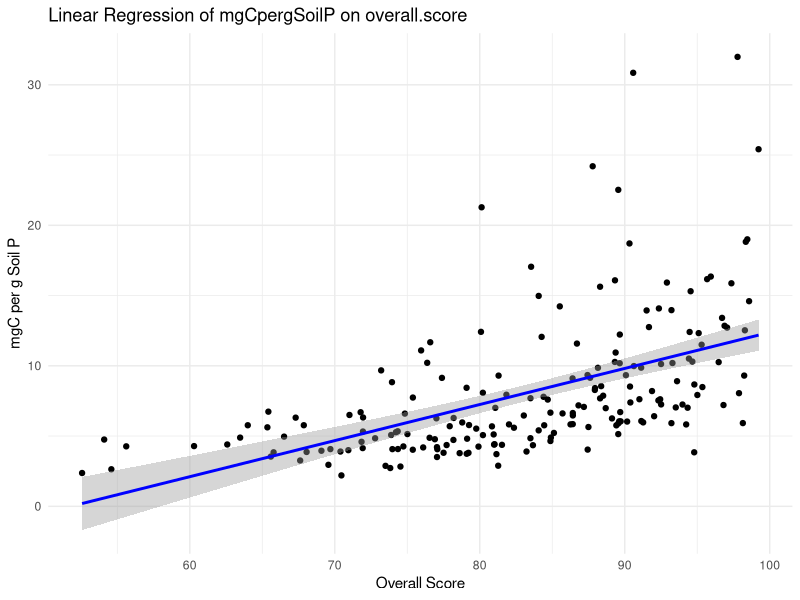
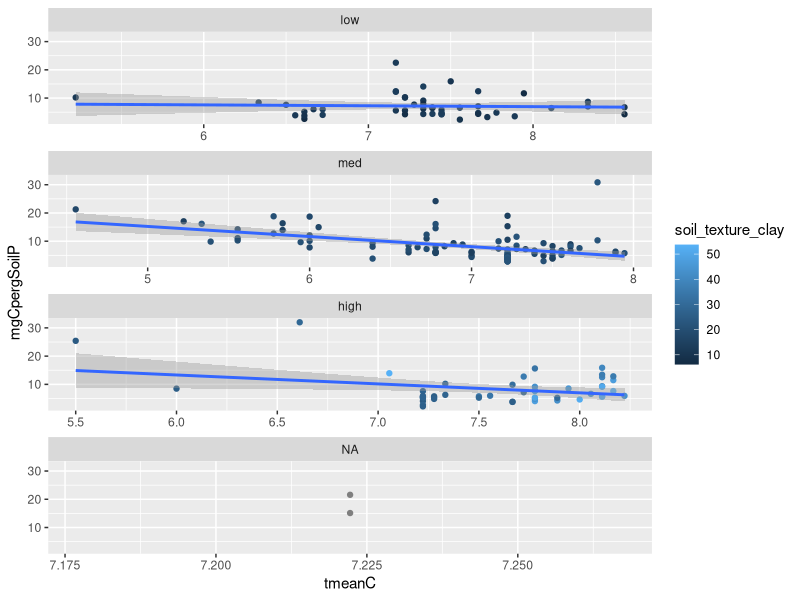
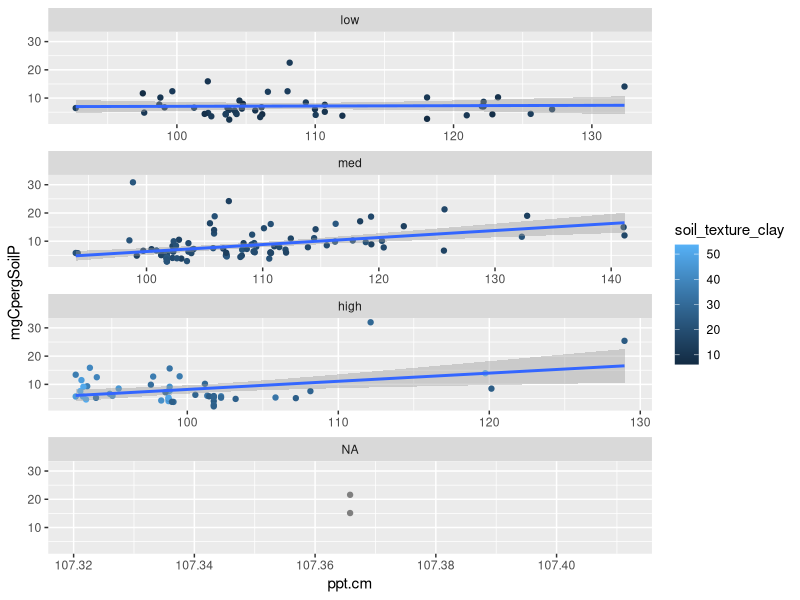
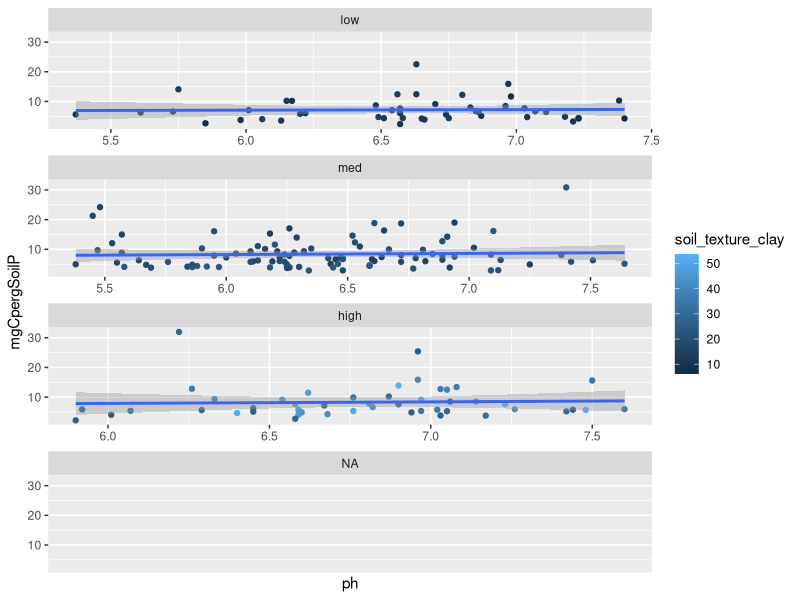
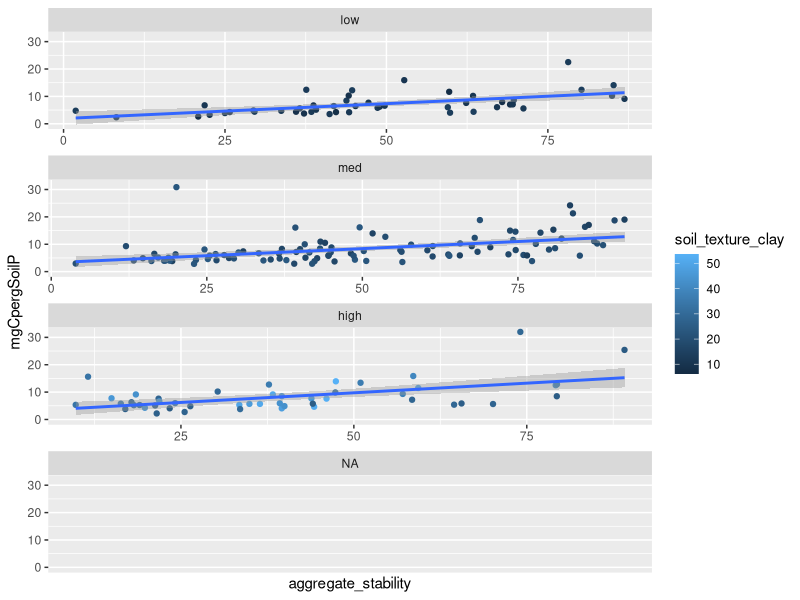
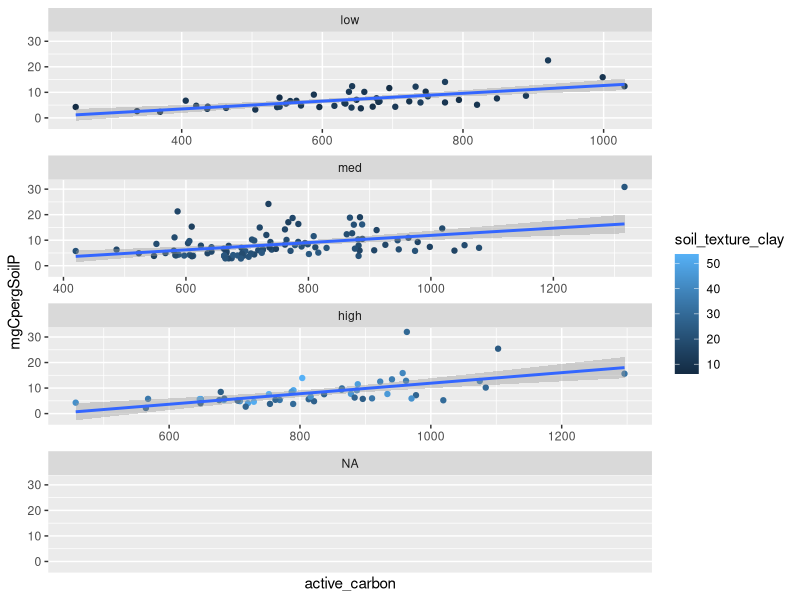
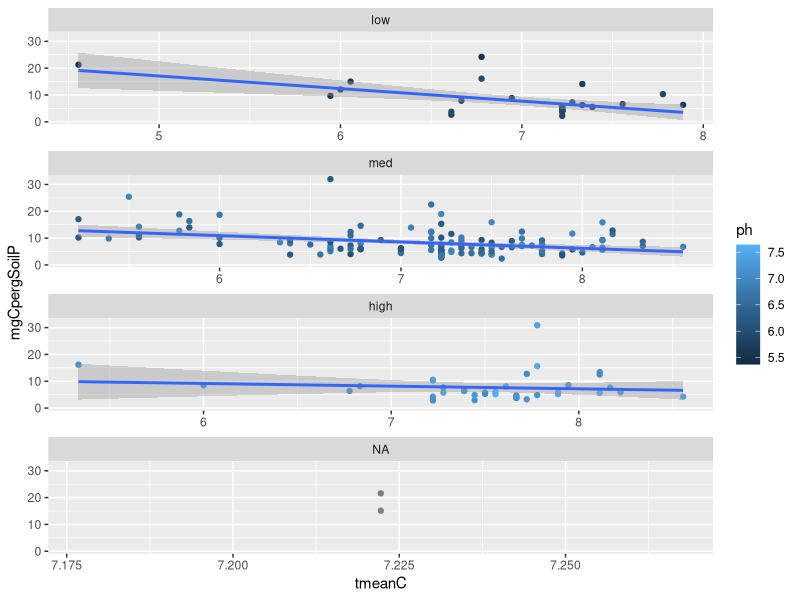
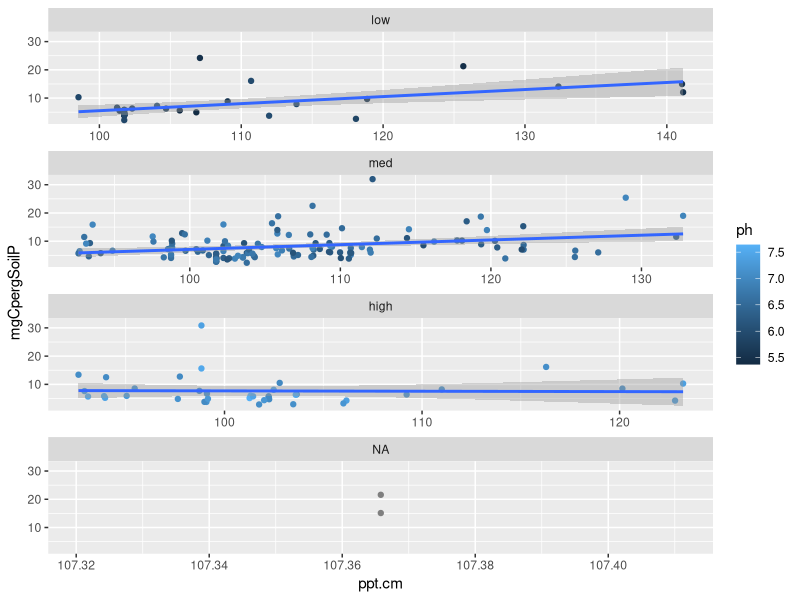

These charts were generated, in order, by the following R code: (Note: this script raises an error after producing the figures.)
#Analyzing data and building linear models with mgPOM as response variable

#setwd("/Users/f003833/Documents/GitHub/FracFarmVT") #caitlin
setwd("C:/Users/F004SPC/Documents/GitHub/FracFarmVT") #erin

#load your libraries
library(tidyverse)
library(ggplot2)
library(dplyr)
library(corrplot)
library(emmeans)
library(nlme)
library(ggeffects)

##call in the analytical data
data <- read.csv("data.csv")
View(data)

#soil heath regression

# Perform linear regression
regression_model <- lm(mgCpergSoilP ~ overall.score, data = data)

# Summarize the regression model
summary(regression_model)

# Create a plot with the regression line
ggplot(data, aes(x = overall.score, y = mgCpergSoilP)) +
  geom_point() +
  geom_smooth(method = "lm", col = "blue") +
  labs(title = "Linear Regression of mgCpergSoilP on overall.score",
       x = "Overall Score",
       y = "mgC per g Soil P") +
  theme_minimal()



#view na for ph: Z1, Z2 are truly NA
missing_ph <- subset(data, is.na(ph) | ph == "")
missing_field_codes <- missing_ph$Field_Code
print(missing_field_codes)

missing_mgCpergSoilP <- subset(data, is.na(mgCpergSoilP) | mgCpergSoilP == "")
missing_field_codes <- missing_mgCpergSoilP$Field_Code
print(missing_field_codes)

#First, graphically explore relationships among independent variables to look for interactions


data <- data %>% 
  mutate(claycategory=cut(soil_texture_clay, breaks=c(-Inf, 14, 24, Inf), labels=c("low","med", "high")))

ggplot(data=data, aes(x=tmeanC, y=mgCpergSoilP, col=soil_texture_clay))+ 
  geom_point()+
  geom_smooth(method=lm)+
  facet_wrap(~ claycategory, ncol=1, scales="free_x")

data <- data %>% 
  mutate(claycategory=cut(soil_texture_clay, breaks=c(-Inf, 14, 24, Inf), labels=c("low","med", "high")))

ggplot(data=data, aes(x=ppt.cm, y=mgCpergSoilP, col=soil_texture_clay))+ 
  geom_point()+
  geom_smooth(method=lm)+
  facet_wrap(~ claycategory, ncol=1, scales="free_x")

data <- data %>% 
  mutate(claycategory=cut(soil_texture_clay, breaks=c(-Inf, 14, 24, Inf), labels=c("low","med", "high")))

ggplot(data=data, aes(x=ph, y=mgCpergSoilP, col=soil_texture_clay))+ 
  geom_point()+
  geom_smooth(method=lm)+
  facet_wrap(~ claycategory, ncol=1, scales="free_x")

data <- data %>% 
  mutate(claycategory=cut(soil_texture_clay, breaks=c(-Inf, 14, 24, Inf), labels=c("low","med", "high")))

ggplot(data=data, aes(x=aggregate_stability, y=mgCpergSoilP, col=soil_texture_clay))+ 
  geom_point()+
  geom_smooth(method=lm)+
  facet_wrap(~ claycategory, ncol=1, scales="free_x")

data <- data %>% 
  mutate(claycategory=cut(soil_texture_clay, breaks=c(-Inf, 14, 24, Inf), labels=c("low","med", "high")))

ggplot(data=data, aes(x=active_carbon, y=mgCpergSoilP, col=soil_texture_clay))+ 
  geom_point()+
  geom_smooth(method=lm)+
  facet_wrap(~ claycategory, ncol=1, scales="free_x")

#more interactions with ph
summary(data$ph)

data <- data %>% 
  mutate(phcategory=cut(ph, breaks=c(-Inf,6,7, Inf), labels=c("low","med","high")))

ggplot(data=data, aes(x=tmeanC, y=mgCpergSoilP, col=ph))+ 
  geom_point()+
  geom_smooth(method=lm)+
  facet_wrap(~ phcategory, ncol=1, scales="free_x")

data <- data %>% 
  mutate(phcategory=cut(ph, breaks=c(-Inf,6,7, Inf), labels=c("low","med","high")))

ggplot(data=data, aes(x=ppt.cm, y=mgCpergSoilP, col=ph))+ 
  geom_point()+
  geom_smooth(method=lm)+
  facet_wrap(~ phcategory, ncol=1, scales="free_x")

data <- data %>% 
  mutate(phcategory=cut(ph, breaks=c(-Inf,6,7, Inf), labels=c("low","med","high")))

ggplot(data=data, aes(x=aggregate_stability, y=mgCpergSoilP, col=ph))+ 
  geom_point()+
  geom_smooth(method=lm)+
  facet_wrap(~ phcategory, ncol=1, scales="free_x")

data <- data %>% 
  mutate(phcategory=cut(ph, breaks=c(-Inf,6,7, Inf), labels=c("low","med","high")))

ggplot(data=data, aes(x=soil_texture_clay, y=mgCpergSoilP, col=ph))+ 
  geom_point()+
  geom_smooth(method=lm)+
  facet_wrap(~ phcategory, ncol=1, scales="free_x")

data <- data %>% 
  mutate(phcategory=cut(ph, breaks=c(-Inf,6,7, Inf), labels=c("low","med","high")))

ggplot(data=data, aes(x=active_carbon, y=mgCpergSoilP, col=ph))+ 
  geom_point()+
  geom_smooth(method=lm)+
  facet_wrap(~ phcategory, ncol=1, scales="free_x")

#interactions with ppt

data <- data %>% 
  mutate(pptcategory=cut(ppt.cm, breaks=c(-Inf,101.4, 110.0, Inf), labels=c("low","med","high")))

ggplot(data=data, aes(x=tmeanC, y=mgCpergSoilP, col=ppt.cm))+ 
  geom_point()+
  geom_smooth(method=lm)+
  facet_wrap(~ pptcategory, ncol=1, scales="free_x")


data <- data %>% 
  mutate(pptcategory=cut(ppt.cm, breaks=c(-Inf,101.4, 110.0, Inf), labels=c("low","med","high")))

ggplot(data=data, aes(x=aggregate_stability, y=mgCpergSoilP, col=ppt.cm))+ 
  geom_point()+
  geom_smooth(method=lm)+
  facet_wrap(~ pptcategory, ncol=1, scales="free_x")

summary(data$ppt.cm)
data <- data %>% 
  mutate(pptcategory=cut(ppt.cm, breaks=c(-Inf,101.4, 110.0, Inf), labels=c("low","med","high")))

ggplot(data=data, aes(x=tmeanC, y=mgCpergSoilP, col=ppt.cm))+ 
  geom_point()+
  geom_smooth(method=lm)+
  facet_wrap(~ pptcategory, ncol=1, scales="free_x")


data <- data %>% 
  mutate(pptcategory=cut(ppt.cm, breaks=c(-Inf,101.4, 110.0, Inf), labels=c("low","med","high")))

ggplot(data=data, aes(x=active_carbon, y=mgCpergSoilP, col=ppt.cm))+ 
  geom_point()+
  geom_smooth(method=lm)+
  facet_wrap(~ pptcategory, ncol=1, scales="free_x")

#interactions with aggregate stability
summary(data$aggregate_stability)

data <- data %>% 
  mutate(agStcategory=cut(aggregate_stability, breaks=c(-Inf,29.3, 65.6, Inf), labels=c("low","med","high")))

ggplot(data=data, aes(x=ph, y=mgCpergSoilP, col=aggregate_stability))+ 
  geom_point()+
  geom_smooth(method=lm)+
  facet_wrap(~ agStcategory, ncol=1, scales="free_x")

data <- data %>% 
  mutate(agStcategory=cut(aggregate_stability, breaks=c(-Inf,29.3, 65.6, Inf), labels=c("low","med","high")))

ggplot(data=data, aes(x=ppt.cm, y=mgCpergSoilP, col=aggregate_stability))+ 
  geom_point()+
  geom_smooth(method=lm)+
  facet_wrap(~ agStcategory, ncol=1, scales="free_x")

data <- data %>% 
  mutate(agStcategory=cut(aggregate_stability, breaks=c(-Inf,29.3, 65.6, Inf), labels=c("low","med","high")))

ggplot(data=data, aes(x=tmeanC, y=mgCpergSoilP, col=aggregate_stability))+ 
  geom_point()+
  geom_smooth(method=lm)+
  facet_wrap(~ agStcategory, ncol=1, scales="free_x")

data <- data %>% 
  mutate(agStcategory=cut(aggregate_stability, breaks=c(-Inf,29.3, 65.6, Inf), labels=c("low","med","high")))

ggplot(data=data, aes(x=soil_texture_clay, y=mgCpergSoilP, col=aggregate_stability))+ 
  geom_point()+
  geom_smooth(method=lm)+
  facet_wrap(~ agStcategory, ncol=1, scales="free_x")

data <- data %>% 
  mutate(agStcategory=cut(aggregate_stability, breaks=c(-Inf,29.3, 65.6, Inf), labels=c("low","med","high")))

ggplot(data=data, aes(x=active_carbon, y=mgCpergSoilP, col=aggregate_stability))+ 
  geom_point()+
  geom_smooth(method=lm)+
  facet_wrap(~ agStcategory, ncol=1, scales="free_x")

#tmeanC and active carbon
summary(data$tmeanC)

data <- data %>% 
  mutate(tmeanCcategory=cut(tmeanC, breaks=c(-Inf,6.8, 7.6, Inf), labels=c("low","med","high")))

ggplot(data=data, aes(x=active_carbon, y=mgCpergSoilP, col=tmeanC))+ 
  geom_point()+
  geom_smooth(method=lm)+
  facet_wrap(~ tmeanCcategory, ncol=1, scales="free_x")

#Models
#Correlation plot
cordata <- cor(data[,c("mgCpergSoilP","ph","ppt.cm","tmeanC","aggregate_stability","soil_texture_clay","active_carbon")], use="pairwise.complete.obs", method="pearson")
corrplot(cordata)

##Linear Mixed Model for dependent variable (mgCpergSoilP)
#test without random effect, because only one value per field

m1P=gls(mgCpergSoilP~ppt.cm*tmeanC+soil_texture_clay+
          aggregate_stability+active_carbon+ 
          ph, data=data, na.action=na.exclude, method="ML")
summary(m1P)

m2P=gls(mgCpergSoilP~ppt.cm*tmeanC+soil_texture_clay+
          +aggregate_stability+active_carbon, data=data, na.action=na.exclude, method="ML")
summary(m2P)
anova(m1P, m2P)

m3P=gls(mgCpergSoilP~ppt.cm*tmeanC
           +aggregate_stability+active_carbon 
        , data=data, na.action=na.exclude, method="ML")
summary(m3P)
anova(m2P,m3P)

#check assumptions, distrubution of residuals
#final model should use REML
m3P=gls(mgCpergSoilP~ppt.cm*tmeanC
        +aggregate_stability+active_carbon,
        data=data, na.action=na.exclude, method="REML") 
summary(m3P)

F_Final <- fitted(m3P)
R_Final <- residuals(m3P, type = "pearson", scaled = TRUE)
N = !is.na(data$mgCpergSoilP)
Rfull <- NA
Rfull[N] <- R_Final
op <- par(mfrow = c(2,2), mar = c(5,4,1,1))  
plot(F_Final, R_Final)
hist(Rfull)
plot(Rfull ~ data$aggregate_stability)
plot(Rfull ~ data$soil_texture_clay)
plot(Rfull ~ data$active_carbon)
plot(Rfull ~ data$tmeanC)
plot(Rfull ~ data$ppt.cm)
plot(Rfull ~ data$ph)
par(op)

#partial residuals to test that the relationship is linear
#do these for each of the significant predictors (do green and red lines match?)

op <- par(mfrow = c(2,2), mar = c(5,4,1,1)) #this makes it so all the graphs are plotted in the same window (a 2 x 2 grid)

ppt.cm.c <- summary(m3P)$coefficients[2] #predictor coefficient
ppt.cm.pr <- Rfull + ppt.cm.c*data$ppt.cm  #Residuals + pred coef * predictor value
{scatter.smooth(data$ppt.cm, ppt.cm.pr, 
                lpars = list(col = "green", lwd = 3, lty = 3)) #residual loess
  abline(lm(ppt.cm.c*data$ppt.cm ~ data$ppt.cm), col = "red")} 

soil_texture_clay.c <- summary(m3P)$coefficients[3] #predictor coefficient
soil_texture_clay.pr <- Rfull + soil_texture_clay.c*data$soil_texture_clay  #Residuals + pred coef * predictor value
{scatter.smooth(data$soil_texture_clay, soil_texture_clay.pr, 
                lpars = list(col = "green", lwd = 3, lty = 3)) #residual loess
  abline(lm(soil_texture_clay.c*data$soil_texture_clay ~ data$soil_texture_clay), col = "red")} 

aggregate_stability.c <- summary(m3P)$coefficients[5] #predictor coefficient
aggregate_stability.pr <- Rfull + aggregate_stability.c*data$aggregate_stability  #Residuals + pred coef * predictor value
{scatter.smooth(data$aggregate_stability, aggregate_stability.pr, 
                lpars = list(col = "green", lwd = 3, lty = 3)) #residual loess
  abline(lm(aggregate_stability.c*data$aggregate_stability ~ data$aggregate_stability), col = "red")} 

active_carbon.c <- summary(m3P)$coefficients[6] #predictor coefficient
active_carbon.pr <- Rfull + active_carbon.c*data$active_carbon  #Residuals + pred coef * predictor value
{scatter.smooth(data$active_carbon, active_carbon.pr, 
                lpars = list(col = "green", lwd = 3, lty = 3)) #residual loess
  abline(lm(active_carbon.c*data$active_carbon ~ data$active_carbon), col = "red")} 

par(op)

#Visualize significant relationships

#own_theme below sets ggplot parameters for how plots should look. 
own_theme <- theme_bw(base_size = 11) +
  theme(rect = element_blank(),
        axis.ticks = element_line(color = "black"),
        axis.text = element_text(color = "black"),
        axis.line = element_line(color = "black"),
        panel.grid.minor = element_blank())

#ppt and tmeanC, option 1
summary(data$ppt.cm)
summary(data$tmeanC)

pred_pptC <- ggpredict(m3P, terms = c("ppt.cm", "tmeanC[6.8,7.5]"))
pred_pptC$tmean_group <- pred_pptC$group
levels(pred_pptC$tmean_group) <- c("low (4.5-7.2)",  
                                   "high (7.2-8.6)")
data <- data %>%
  drop_na(tmeanC) %>% 
  dplyr::mutate(tmean_group = cut(tmeanC, breaks = c(4.5,7.2,8.6)))

levels(data$tmean_group) <- c("low (4.5-7.2)",  
                              "high (7.2-8.6)")

mgPOM_pptC <-data %>% 
  ggplot() +
  geom_point(aes(x = ppt.cm, y = mgCpergSoilP, col = tmean_group), #plot your data
             size = 1.5, alpha = 0.5) +
  geom_line(pred_pptC, mapping = aes(x=x, y=predicted, col = tmean_group), #plot the model's prediction (based on linear )
            lwd = 1) +
  own_theme+
  #theme(legend.position = "none") +
  scale_y_continuous(expression("mg C in POM per g soil")) +
  scale_x_continuous(expression("Mean Annual Precipitation (cm)"),
                     label = scales::comma) +
  scale_color_manual(values = c("blue", "red")) # adjust colors if needed

mgPOM_pptC

ggsave("mgPOM_ppt_tmeanC.jpeg", width = 4, height = 3)


#ppt and tmeanC, option 2
summary(data$ppt.cm)
pred_tmeanppt <- ggpredict(m3P, terms = c("tmeanC","ppt.cm[101,110]"))
pred_tmeanppt$ppt_group <- pred_tmeanppt$group
levels(pred_tmeanppt$ppt_group) <- c("low (92-104)",  
                                   "high (104-142)")

data <- data %>%
  drop_na(ppt.cm) %>% 
   dplyr::mutate(ppt_group = cut(ppt.cm, breaks = c(92,104,142)))

 levels(data$ppt_group) <- c("low (92-104)",  
                            "high (104-142)")
 mgPOM_tmeanppt <-data %>% 
   ggplot() +
   geom_point(aes(x = tmeanC, y = mgCpergSoilP, col = ppt_group), #plot your data
              size = 1.5, alpha = 0.5) +
   geom_line(pred_tmeanppt, mapping = aes(x=x, y=predicted, col = ppt_group), #plot the model's prediction (based on linear )
             lwd = 1) +
   own_theme+
   #theme(legend.position = "none") +
   scale_y_continuous(expression("mg C in POM per g soil")) +
   scale_x_continuous(expression("Mean Annual Temperature(C)"),
                      label = scales::comma) +
   scale_color_manual(values = c("blue", "red")) # adjust colors if needed
 
 mgPOM_tmeanppt

#for agg stability 
pred_aggregate_stability <- ggpredict(m3P, terms = c("aggregate_stability"))
mgPOM_aggregate_stability <-data %>% 
  ggplot() +
  geom_point(aes(x = aggregate_stability, y = mgCpergSoilP), #plot your data
             size = 1.5, alpha = 0.5) +
  geom_line(pred_aggregate_stability, mapping = aes(x=x, y=predicted), #plot the model's prediction (based on linear )
            lwd = 1) +
  own_theme+
  theme(legend.position = "none") +
  scale_y_continuous(expression("mg C in POM per g soil"))+
  scale_x_continuous(expression("aggregate stability"),
                     label = scales::comma) 

mgPOM_aggregate_stability
ggsave("mgPOM_aggregate_stability.jpeg", width = 4, height = 3)

#Active Carbon
pred_active_carbon <- ggpredict(m3P, terms = c("active_carbon"))
mgPOM_active_carbon <-data %>% 
  ggplot() +
  geom_point(aes(x = active_carbon, y = mgCpergSoilP), #plot your data
             size = 1.5, alpha = 0.5) +
  geom_line(pred_active_carbon, mapping = aes(x=x, y=predicted), #plot the model's prediction (based on linear )
            lwd = 1) +
  own_theme+
  theme(legend.position = "none") +
  scale_y_continuous(expression("mg C in POM per g soil"))+
  scale_x_continuous(expression("active carbon"),
                     label = scales::comma) 

mgPOM_active_carbon

#ppt on own
pred_ppt <- ggpredict(m3P, terms = c("ppt.cm"))
mgPOM_ppt <-data %>% 
  ggplot() +
  geom_point(aes(x = ppt.cm, y = mgCpergSoilP), #plot your data
             size = 1.5, alpha = 0.5) +
  geom_line(pred_ppt, mapping = aes(x=x, y=predicted), #plot the model's prediction (based on linear )
            lwd = 1) +
  own_theme+
  theme(legend.position = "none") +
  scale_y_continuous(expression("mg C in POM per g soil"))+
  scale_x_continuous(expression("mean annual precipitation (cm)"),
                     label = scales::comma) 

mgPOM_ppt

#tmeanC on own
pred_temp <- ggpredict(m3P, terms = c("tmeanC"))
mgPOM_temp <-data %>% 
  ggplot() +
  geom_point(aes(x = tmeanC, y = mgCpergSoilP), #plot your data
             size = 1.5, alpha = 0.5) +
  geom_line(pred_temp, mapping = aes(x=x, y=predicted), #plot the model's prediction (based on linear )
            lwd = 1) +
  own_theme+
  theme(legend.position = "none") +
  scale_y_continuous(expression("mg C in POM per g soil"))+
  scale_x_continuous(expression("mean annual temperature (C)"),
                     label = scales::comma) 

mgPOM_temp


# Create a violin plot with individual data points
ggplot(data, aes(x = Type.x, y = mgCpergSoilP)) +
  geom_violin(trim = FALSE, fill = "lightblue") +  # Create the violin plot
  geom_jitter(width = 0.2, size = 1, color = "darkblue") +  # Add jittered points
  labs(title = "Distribution of mg POM by Field Type",
       x = "Field Type",
       y = "mgC per g Soil POM") +
  theme_minimal()  # Apply a minimal theme for a clean look              



# Define the rsquared_gls function for model m3P
rsquared_gls_m3P <- function(model) {
  # Extract fitted values
  fitted_values <- fitted(model)
  
  # Extract response variable name
  response_variable <- as.character(formula(model)[[2]])
  
  # Extract response values from the original dataset used in the model fitting
  response_values <- model$data[[response_variable]]
  
  # Ensure the response variable is numeric
  if (!is.numeric(response_values)) {
    response_values <- as.numeric(as.character(response_values))
  }
  
  # Debugging: Print initial response values and fitted values
  cat("Initial response values:\n")
  print(response_values)
  cat("Fitted values:\n")
  print(fitted_values)
  
  # Ensure no NA values are in the response values or fitted values
  valid_indices <- !is.na(response_values) & !is.na(fitted_values)
  response_values <- response_values[valid_indices]
  fitted_values <- fitted_values[valid_indices]
  
  # Debugging: Print cleaned response values and fitted values
  cat("Cleaned response values:\n")
  print(response_values)
  cat("Fitted values:\n")
  print(fitted_values)
  
  # Verify lengths of response values and fitted values
  if (length(response_values) != length(fitted_values)) {
    stop("Length mismatch between response values and fitted values")
  }
  
  # Calculate residuals
  residuals <- response_values - fitted_values
  
  # Calculate the sum of squared residuals
  ss_res <- sum(residuals^2)
  
  # Calculate the total sum of squares
  ss_tot <- sum((response_values - mean(response_values))^2)
  
  # Debugging: Print sum of squared residuals and total sum of squares
  cat("SS_res:", ss_res, "\n")
  cat("SS_tot:", ss_tot, "\n")
  
  # Check for zero variance in response values
  if (ss_tot == 0) {
    warning("Total sum of squares is zero, resulting in NaN R-squared")
    return(NaN)
  }
  
  # Calculate R-squared
  rsq <- 1 - (ss_res / ss_tot)
  
  return(rsq)
}

# Calculate and print R-squared for model m3P
rsquared_value_m3P <- rsquared_gls_m3P(m3P)
print(rsquared_value_m3P)
